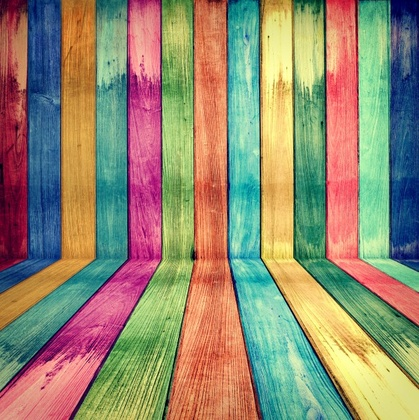
%> input picture images/image_colorfull_wood.jpg, 419 x 420 px, shrunk from 626 x 628 before the run
$ octave --eval "morphErotion(imread('images/image_colorfull_wood.jpg'));"   (GNU Octave 9; MATLAB toolbox functions it lacks are replaced by stand-ins)
%> lines starting %> are read from the running program, lines starting %| are printed output that depends on the picture; in (x1, y1, x2, y2) boxes, pixels count from 0 and x2, y2 are one past the last pixel; in counts of white or black regions, pixels touching at a corner belong together; the program's own positions count from 1
function morphErotion(I)
% I.S. Exist an RGB image
% F.S. Return morphed image

I = im2bw(I);
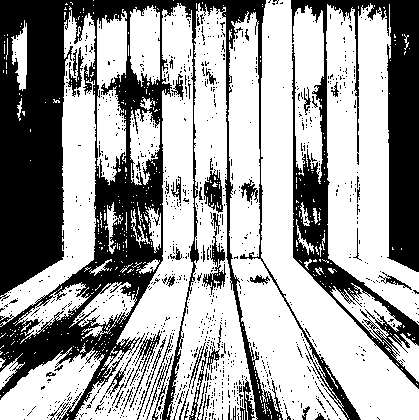
%> I: size 420x419 logical; 62.8% white; 1036 black regions (974 under 20 px), largest, box (x1, y1, x2, y2) and area: (0, 0, 361, 420) 41395, (291, 0, 419, 389) 16383, (204, 169, 223, 213) 485
ori_img = imcomplement(I);
[height, width]=size(ori_img);
%> height = 420; width = 419
mod_img = double(ori_img);

for i=2 : height-2
    for j=2 : width-2
        if ori_img(i,j)==1
            if mod_img(i,j-1)==0 || mod_img(i,j+1)==0 || mod_img(i-1,j)==0 || mod_img(i+1,j)==0
                mod_img(i,j)=2;
            end
        end
    end
end
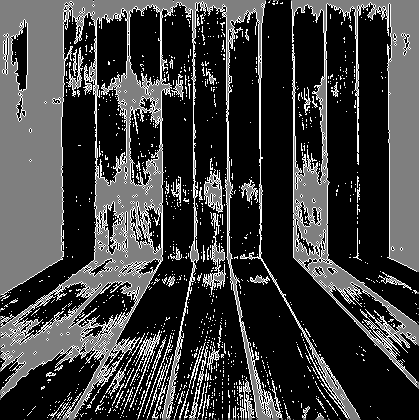
%> mod_img: size 420x419 double; min 0, max 2, mean 0.493; drawn with min black and max white

image_fix_banget = zeros(height,width);

for i=1 : height
    for j=1 : width
        if mod_img(i,j)==1
            image_fix_banget(i,j)=1;
        end
    end
end
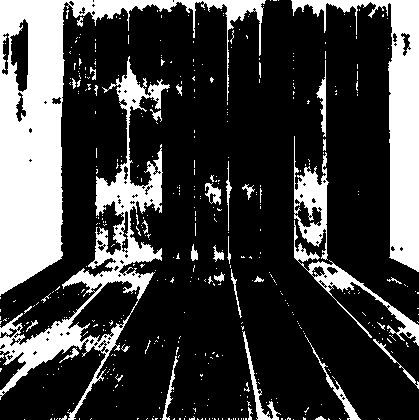
%> image_fix_banget: size 420x419 double; values 0 (black) and 1 (white), 25% white; 458 white regions (419 under 20 px), largest, box (x1, y1, x2, y2) and area: (0, 0, 266, 296) 18471, (0, 56, 170, 420) 9466, (291, 0, 419, 272) 8405

figure('Name', 'Erotion','NumberTitle','off');
subplot(1,2,1), imshow(ori_img);
subplot(1,2,2), imshow(image_fix_banget);

end

$ run again, on images/img_with_noise.jpg
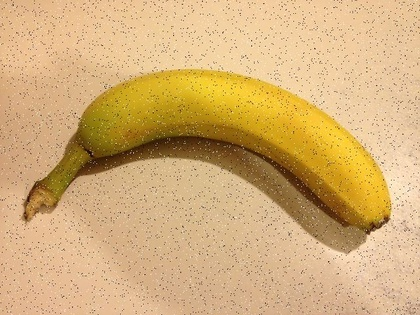
%> input picture images/img_with_noise.jpg, 420 x 315 px, shrunk from 640 x 480 before the run
%> in morphErotion, `I = im2bw(I);`:
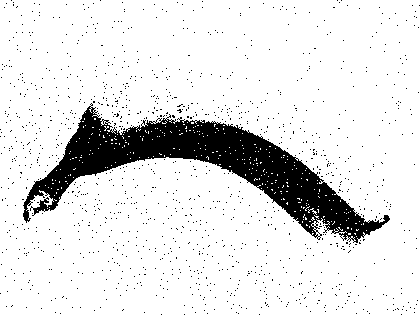
%> I: size 315x420 logical; 88.1% white; 1245 black regions (1244 under 20 px), largest, box (x1, y1, x2, y2) and area: (23, 103, 390, 243) 14324
%> after the loop in morphErotion, `for i=1 : height`:
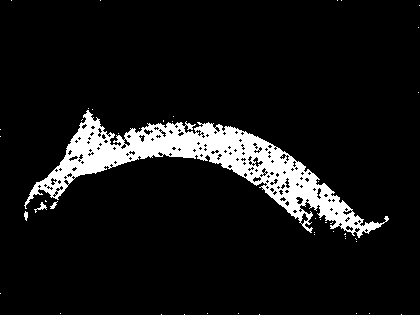
%> image_fix_banget: size 315x420 double; values 0 (black) and 1 (white), 8.6% white; 45 white regions (41 under 20 px), largest, box (x1, y1, x2, y2) and area: (24, 110, 389, 238) 11160, (34, 202, 47, 213) 45, (50, 201, 58, 209) 28, (24, 211, 28, 221) 28
